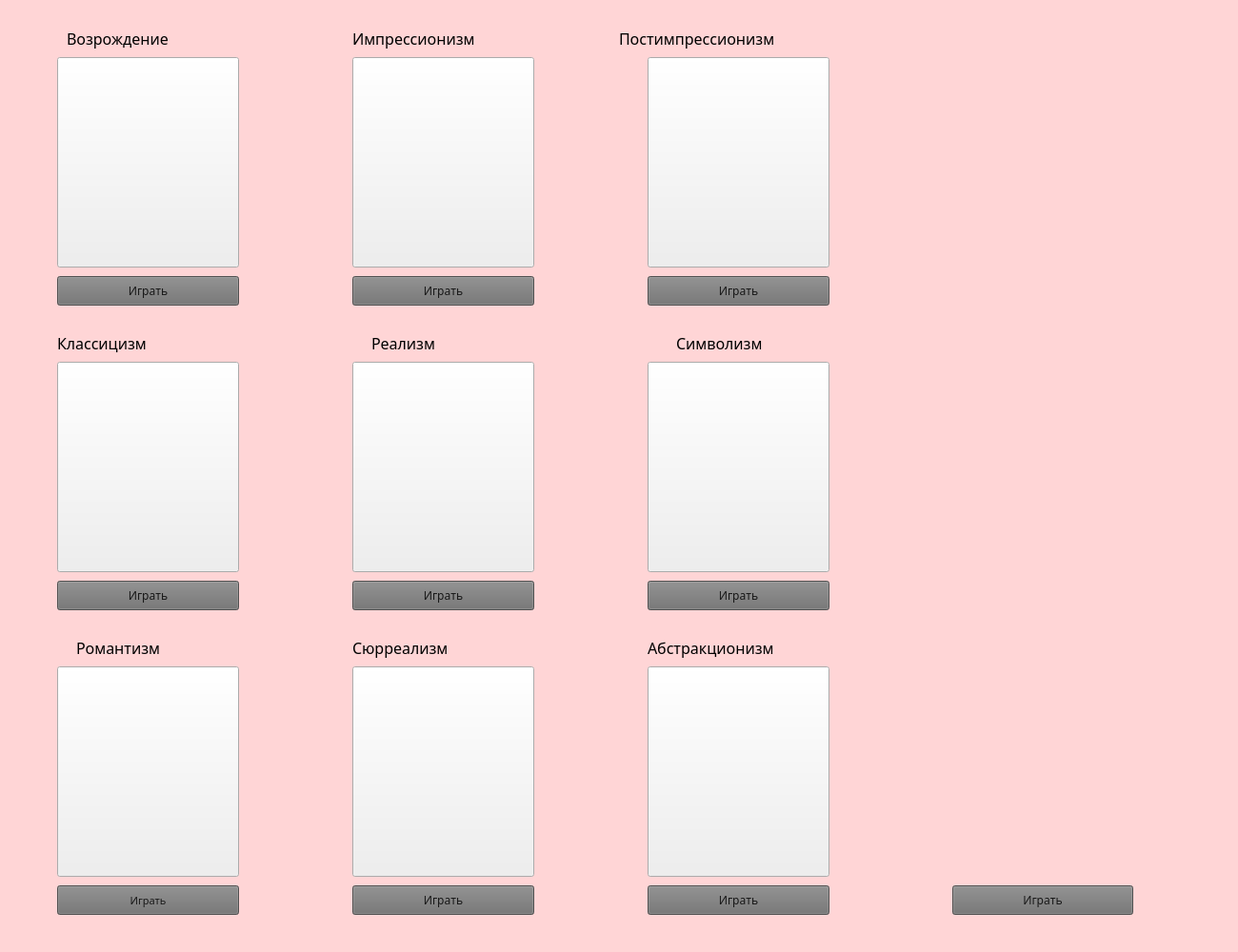
<?xml version="1.0" encoding="UTF-8"?>
<ui version="4.0">
 <class>MainWindow</class>
 <widget class="QMainWindow" name="MainWindow">
  <property name="windowModality">
   <enum>Qt::ApplicationModal</enum>
  </property>
  <property name="geometry">
   <rect>
    <x>0</x>
    <y>0</y>
    <width>1300</width>
    <height>1000</height>
   </rect>
  </property>
  <property name="minimumSize">
   <size>
    <width>1300</width>
    <height>1000</height>
   </size>
  </property>
  <property name="maximumSize">
   <size>
    <width>1300</width>
    <height>1000</height>
   </size>
  </property>
  <property name="windowTitle">
   <string>MainWindow</string>
  </property>
  <widget class="QWidget" name="centralwidget">
   <property name="autoFillBackground">
    <bool>false</bool>
   </property>
   <property name="styleSheet">
    <string notr="true">QWidget#centralwidget {background-color: rgb(255, 213, 214)}</string>
   </property>
   <widget class="QPushButton" name="impr">
    <property name="geometry">
     <rect>
      <x>370</x>
      <y>60</y>
      <width>191</width>
      <height>221</height>
     </rect>
    </property>
    <property name="cursor">
     <cursorShape>PointingHandCursor</cursorShape>
    </property>
    <property name="styleSheet">
     <string notr="true">QPushButton#impr {border-image: url(:/pictures/pictures/impr.jpg);}
#impr:hover{
	border-style: solid;
	border-width: 5px;
	border-radius: 1px;
	border-image: url(:/pictures/pictures/impr.jpg);
}</string>
    </property>
    <property name="text">
     <string/>
    </property>
   </widget>
   <widget class="QPushButton" name="post">
    <property name="geometry">
     <rect>
      <x>680</x>
      <y>60</y>
      <width>191</width>
      <height>221</height>
     </rect>
    </property>
    <property name="cursor">
     <cursorShape>PointingHandCursor</cursorShape>
    </property>
    <property name="styleSheet">
     <string notr="true">QPushButton#post {border-image: url(:/pictures/pictures/post.jpg);}
#post:hover{
	border-style: solid;
	border-width: 5px;
	border-radius: 1px;
	border-image: url(:/pictures/pictures/post.jpg);
}</string>
    </property>
    <property name="text">
     <string/>
    </property>
   </widget>
   <widget class="QPushButton" name="klas">
    <property name="geometry">
     <rect>
      <x>60</x>
      <y>380</y>
      <width>191</width>
      <height>221</height>
     </rect>
    </property>
    <property name="cursor">
     <cursorShape>PointingHandCursor</cursorShape>
    </property>
    <property name="styleSheet">
     <string notr="true">QPushButton#klas {border-image: url(:/pictures/pictures/klas.jpg);}
#klas:hover{
	border-style: solid;
	border-width: 5px;
	border-radius: 1px;
	border-image: url(:/pictures/pictures/klas.jpg);
}</string>
    </property>
    <property name="text">
     <string/>
    </property>
   </widget>
   <widget class="QPushButton" name="vozr">
    <property name="geometry">
     <rect>
      <x>60</x>
      <y>60</y>
      <width>191</width>
      <height>221</height>
     </rect>
    </property>
    <property name="cursor">
     <cursorShape>PointingHandCursor</cursorShape>
    </property>
    <property name="styleSheet">
     <string notr="true">QPushButton#vozr {border-image: url(:/pictures/pictures/vozr.png);}
#vozr:hover{
	border-style: solid;
	border-width: 5px;
	border-radius: 1px;
	border-image: url(:/pictures/pictures/vozr.png);
}</string>
    </property>
    <property name="text">
     <string/>
    </property>
   </widget>
   <widget class="QPushButton" name="real">
    <property name="geometry">
     <rect>
      <x>370</x>
      <y>380</y>
      <width>191</width>
      <height>221</height>
     </rect>
    </property>
    <property name="cursor">
     <cursorShape>PointingHandCursor</cursorShape>
    </property>
    <property name="styleSheet">
     <string notr="true">QPushButton#real {border-image: url(:/pictures/pictures/real.jpg);}
#real:hover{
	border-style: solid;
	border-width: 5px;
	border-radius: 1px;
	border-image: url(:/pictures/pictures/real.jpg);
}</string>
    </property>
    <property name="text">
     <string/>
    </property>
   </widget>
   <widget class="QPushButton" name="roko">
    <property name="geometry">
     <rect>
      <x>680</x>
      <y>380</y>
      <width>191</width>
      <height>221</height>
     </rect>
    </property>
    <property name="cursor">
     <cursorShape>PointingHandCursor</cursorShape>
    </property>
    <property name="styleSheet">
     <string notr="true">QPushButton#roko {border-image: url(:/pictures/pictures/roko.jpg);}
#roko:hover{
	border-style: solid;
	border-width: 5px;
	border-radius: 1px;
	border-image: url(:/pictures/pictures/roko.jpg);
}</string>
    </property>
    <property name="text">
     <string/>
    </property>
   </widget>
   <widget class="QPushButton" name="sure">
    <property name="geometry">
     <rect>
      <x>370</x>
      <y>700</y>
      <width>191</width>
      <height>221</height>
     </rect>
    </property>
    <property name="cursor">
     <cursorShape>PointingHandCursor</cursorShape>
    </property>
    <property name="styleSheet">
     <string notr="true">QPushButton#sure {border-image: url(:/pictures/pictures/sure.jpg);}
#sure:hover{
	border-style: solid;
	border-width: 5px;
	border-radius: 1px;
	border-image: url(:/pictures/pictures/sure.jpg);
}</string>
    </property>
    <property name="text">
     <string/>
    </property>
   </widget>
   <widget class="QPushButton" name="roma">
    <property name="geometry">
     <rect>
      <x>60</x>
      <y>700</y>
      <width>191</width>
      <height>221</height>
     </rect>
    </property>
    <property name="cursor">
     <cursorShape>PointingHandCursor</cursorShape>
    </property>
    <property name="styleSheet">
     <string notr="true">QPushButton#roma {border-image: url(:/pictures/pictures/roma.jpg);}
#roma:hover{
	border-style: solid;
	border-width: 5px;
	border-radius: 1px;
	border-image: url(:/pictures/pictures/roma.jpg);
}</string>
    </property>
    <property name="text">
     <string/>
    </property>
   </widget>
   <widget class="QPushButton" name="abst">
    <property name="geometry">
     <rect>
      <x>680</x>
      <y>700</y>
      <width>191</width>
      <height>221</height>
     </rect>
    </property>
    <property name="cursor">
     <cursorShape>PointingHandCursor</cursorShape>
    </property>
    <property name="styleSheet">
     <string notr="true">QPushButton#abst {border-image: url(:/pictures/pictures/abst.jpg);}
#abst:hover{
	border-style: solid;
	border-width: 5px;
	border-radius: 1px;
	border-image: url(:/pictures/pictures/abst.jpg);
}</string>
    </property>
    <property name="text">
     <string/>
    </property>
   </widget>
   <widget class="QLabel" name="label">
    <property name="geometry">
     <rect>
      <x>70</x>
      <y>30</y>
      <width>191</width>
      <height>21</height>
     </rect>
    </property>
    <property name="font">
     <font>
      <family>Segoe Print</family>
      <pointsize>12</pointsize>
     </font>
    </property>
    <property name="text">
     <string>Возрождение</string>
    </property>
   </widget>
   <widget class="QLabel" name="label_2">
    <property name="geometry">
     <rect>
      <x>370</x>
      <y>30</y>
      <width>221</width>
      <height>21</height>
     </rect>
    </property>
    <property name="font">
     <font>
      <family>Segoe Print</family>
      <pointsize>12</pointsize>
     </font>
    </property>
    <property name="text">
     <string>Импрессионизм</string>
    </property>
   </widget>
   <widget class="QLabel" name="label_3">
    <property name="geometry">
     <rect>
      <x>650</x>
      <y>30</y>
      <width>281</width>
      <height>21</height>
     </rect>
    </property>
    <property name="font">
     <font>
      <family>Segoe Print</family>
      <pointsize>12</pointsize>
     </font>
    </property>
    <property name="text">
     <string>Постимпрессионизм</string>
    </property>
   </widget>
   <widget class="QLabel" name="label_4">
    <property name="geometry">
     <rect>
      <x>60</x>
      <y>350</y>
      <width>171</width>
      <height>21</height>
     </rect>
    </property>
    <property name="font">
     <font>
      <family>Segoe Print</family>
      <pointsize>12</pointsize>
     </font>
    </property>
    <property name="text">
     <string>Классицизм </string>
    </property>
   </widget>
   <widget class="QLabel" name="label_5">
    <property name="geometry">
     <rect>
      <x>390</x>
      <y>350</y>
      <width>161</width>
      <height>21</height>
     </rect>
    </property>
    <property name="font">
     <font>
      <family>Segoe Print</family>
      <pointsize>12</pointsize>
     </font>
    </property>
    <property name="text">
     <string>Реализм</string>
    </property>
   </widget>
   <widget class="QLabel" name="label_6">
    <property name="geometry">
     <rect>
      <x>710</x>
      <y>350</y>
      <width>171</width>
      <height>21</height>
     </rect>
    </property>
    <property name="font">
     <font>
      <family>Segoe Print</family>
      <pointsize>12</pointsize>
     </font>
    </property>
    <property name="text">
     <string>Символизм</string>
    </property>
   </widget>
   <widget class="QLabel" name="label_7">
    <property name="geometry">
     <rect>
      <x>80</x>
      <y>670</y>
      <width>191</width>
      <height>21</height>
     </rect>
    </property>
    <property name="font">
     <font>
      <family>Segoe Print</family>
      <pointsize>12</pointsize>
     </font>
    </property>
    <property name="text">
     <string>Романтизм</string>
    </property>
   </widget>
   <widget class="QLabel" name="label_8">
    <property name="geometry">
     <rect>
      <x>370</x>
      <y>670</y>
      <width>191</width>
      <height>21</height>
     </rect>
    </property>
    <property name="font">
     <font>
      <family>Segoe Print</family>
      <pointsize>12</pointsize>
     </font>
    </property>
    <property name="text">
     <string>Сюрреализм</string>
    </property>
   </widget>
   <widget class="QLabel" name="label_9">
    <property name="geometry">
     <rect>
      <x>680</x>
      <y>670</y>
      <width>241</width>
      <height>21</height>
     </rect>
    </property>
    <property name="font">
     <font>
      <family>Segoe Print</family>
      <pointsize>12</pointsize>
     </font>
    </property>
    <property name="text">
     <string>Абстракционизм</string>
    </property>
   </widget>
   <widget class="QPushButton" name="pushButton_2">
    <property name="geometry">
     <rect>
      <x>60</x>
      <y>290</y>
      <width>191</width>
      <height>31</height>
     </rect>
    </property>
    <property name="font">
     <font>
      <family>Segoe Print</family>
     </font>
    </property>
    <property name="styleSheet">
     <string notr="true">QPushButton#pushButton_2 {
  color: rgb(23, 23, 23); /* цвет текста */
  background: rgb(112, 112, 112); /* фон кнопки */
  outline: none; 
} 
#pushButton_2:hover { background: rgb(133, 133, 133); } /* при наведении курсора мышки */
</string>
    </property>
    <property name="text">
     <string>Играть</string>
    </property>
   </widget>
   <widget class="QPushButton" name="pushButton_3">
    <property name="geometry">
     <rect>
      <x>370</x>
      <y>290</y>
      <width>191</width>
      <height>31</height>
     </rect>
    </property>
    <property name="font">
     <font>
      <family>Segoe Print</family>
     </font>
    </property>
    <property name="styleSheet">
     <string notr="true">QPushButton#pushButton_3 {
  color: rgb(23, 23, 23); /* цвет текста */
  background: rgb(112, 112, 112); /* фон кнопки */
  outline: none; 
} 
#pushButton_3:hover { background: rgb(133, 133, 133); } /* при наведении курсора мышки */
</string>
    </property>
    <property name="text">
     <string>Играть</string>
    </property>
   </widget>
   <widget class="QPushButton" name="pushButton_4">
    <property name="geometry">
     <rect>
      <x>680</x>
      <y>290</y>
      <width>191</width>
      <height>31</height>
     </rect>
    </property>
    <property name="font">
     <font>
      <family>Segoe Print</family>
     </font>
    </property>
    <property name="styleSheet">
     <string notr="true">QPushButton#pushButton_4  {
  color: rgb(23, 23, 23); /* цвет текста */
  background: rgb(112, 112, 112); /* фон кнопки */
  outline: none; 
} 
#pushButton_4:hover { background: rgb(133, 133, 133); } /* при наведении курсора мышки */
</string>
    </property>
    <property name="text">
     <string>Играть</string>
    </property>
   </widget>
   <widget class="QPushButton" name="pushButton_5">
    <property name="geometry">
     <rect>
      <x>680</x>
      <y>610</y>
      <width>191</width>
      <height>31</height>
     </rect>
    </property>
    <property name="font">
     <font>
      <family>Segoe Print</family>
     </font>
    </property>
    <property name="styleSheet">
     <string notr="true">QPushButton#pushButton_5 {
  color: rgb(23, 23, 23); /* цвет текста */
  background: rgb(112, 112, 112); /* фон кнопки */
  outline: none; 
} 
#pushButton_5:hover { background: rgb(133, 133, 133); } /* при наведении курсора мышки */
</string>
    </property>
    <property name="text">
     <string>Играть</string>
    </property>
   </widget>
   <widget class="QPushButton" name="pushButton_6">
    <property name="geometry">
     <rect>
      <x>370</x>
      <y>610</y>
      <width>191</width>
      <height>31</height>
     </rect>
    </property>
    <property name="font">
     <font>
      <family>Segoe Print</family>
     </font>
    </property>
    <property name="styleSheet">
     <string notr="true">QPushButton#pushButton_6 {
  color: rgb(23, 23, 23); /* цвет текста */
  background: rgb(112, 112, 112); /* фон кнопки */
  outline: none; 
} 
#pushButton_6:hover { background: rgb(133, 133, 133); } /* при наведении курсора мышки */
</string>
    </property>
    <property name="text">
     <string>Играть</string>
    </property>
   </widget>
   <widget class="QPushButton" name="pushButton_7">
    <property name="geometry">
     <rect>
      <x>60</x>
      <y>610</y>
      <width>191</width>
      <height>31</height>
     </rect>
    </property>
    <property name="font">
     <font>
      <family>Segoe Print</family>
     </font>
    </property>
    <property name="styleSheet">
     <string notr="true">QPushButton#pushButton_7 {
  color: rgb(23, 23, 23); /* цвет текста */
  background: rgb(112, 112, 112); /* фон кнопки */
  outline: none; 
} 
#pushButton_7:hover { background: rgb(133, 133, 133); } /* при наведении курсора мышки */
</string>
    </property>
    <property name="text">
     <string>Играть</string>
    </property>
   </widget>
   <widget class="QPushButton" name="pushButton_8">
    <property name="geometry">
     <rect>
      <x>60</x>
      <y>930</y>
      <width>191</width>
      <height>31</height>
     </rect>
    </property>
    <property name="font">
     <font>
      <family>Segoe Print</family>
      <pointsize>8</pointsize>
     </font>
    </property>
    <property name="styleSheet">
     <string notr="true">QPushButton#pushButton_8 {
  color: rgb(23, 23, 23); /* цвет текста */
  background: rgb(112, 112, 112); /* фон кнопки */
  outline: none; 
} 
#pushButton_8:hover { background: rgb(133, 133, 133); } /* при наведении курсора мышки */
</string>
    </property>
    <property name="text">
     <string>Играть</string>
    </property>
   </widget>
   <widget class="QPushButton" name="pushButton_9">
    <property name="geometry">
     <rect>
      <x>370</x>
      <y>930</y>
      <width>191</width>
      <height>31</height>
     </rect>
    </property>
    <property name="font">
     <font>
      <family>Segoe Print</family>
     </font>
    </property>
    <property name="styleSheet">
     <string notr="true">QPushButton#pushButton_9 {
  color: rgb(23, 23, 23); /* цвет текста */
  background: rgb(112, 112, 112); /* фон кнопки */
  outline: none; 
} 
#pushButton_9:hover { background: rgb(133, 133, 133); } /* при наведении курсора мышки */
</string>
    </property>
    <property name="text">
     <string>Играть</string>
    </property>
   </widget>
   <widget class="QPushButton" name="pushButton_10">
    <property name="geometry">
     <rect>
      <x>680</x>
      <y>930</y>
      <width>191</width>
      <height>31</height>
     </rect>
    </property>
    <property name="font">
     <font>
      <family>Segoe Print</family>
     </font>
    </property>
    <property name="styleSheet">
     <string notr="true">QPushButton#pushButton_10 {
  color: rgb(23, 23, 23); /* цвет текста */
  background: rgb(112, 112, 112); /* фон кнопки */
  outline: none; 
} 
#pushButton_10:hover { background: rgb(133, 133, 133); } /* при наведении курсора мышки */
</string>
    </property>
    <property name="text">
     <string>Играть</string>
    </property>
   </widget>
   <widget class="QPushButton" name="AddButton">
    <property name="geometry">
     <rect>
      <x>1000</x>
      <y>930</y>
      <width>190</width>
      <height>31</height>
     </rect>
    </property>
    <property name="font">
     <font>
      <family>Segoe Print</family>
     </font>
    </property>
    <property name="styleSheet">
     <string notr="true">QPushButton#AddButton {
  color: rgb(23, 23, 23); /* цвет текста */
  background: rgb(112, 112, 112); /* фон кнопки */
  outline: none; 
} 
#AddButton:hover { background: rgb(133, 133, 133); } /* при наведении курсора мышки */
</string>
    </property>
    <property name="text">
     <string>Играть</string>
    </property>
   </widget>
  </widget>
  <widget class="QMenuBar" name="menubar">
   <property name="geometry">
    <rect>
     <x>0</x>
     <y>0</y>
     <width>1300</width>
     <height>17</height>
    </rect>
   </property>
  </widget>
 </widget>
 <resources/>
 <connections/>
</ui>
